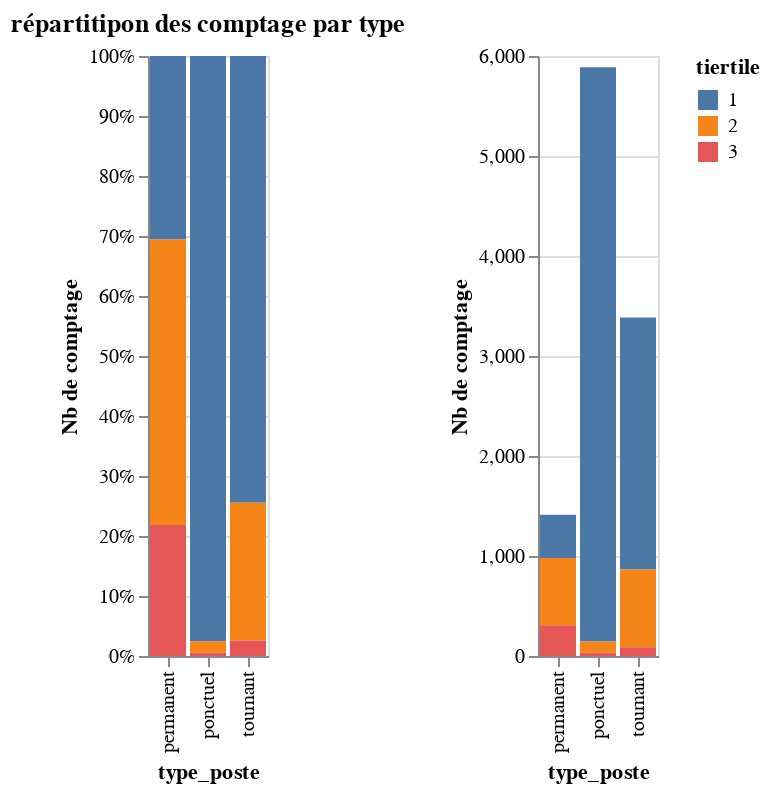

Notebook cell for this chart:
### Code cell
g3=alt.Chart(grp, title='répartitipon des comptage par type').mark_bar().encode(
    x='type_poste:N', 
    y=alt.Y('id_comptag:Q', stack='normalize', axis=alt.Axis(title='Nb de comptage')), 
    color='tiertile:N')
g4=alt.Chart(grp).mark_bar().encode(
    x='type_poste:N', 
    y=alt.Y('id_comptag:Q', axis=alt.Axis(title='Nb de comptage')), 
    color='tiertile:N')
g3 | g4

### Figure 1 — Vega-Lite specification as saved in the notebook (floating-point values rounded to 4 significant figures)
{"config": {"view": {"continuousWidth": 400, "continuousHeight": 300}}, "hconcat": [{"mark": "bar", "encoding": {"color": {"type": "nominal", "field": "tiertile"}, "x": {"type": "nominal", "field": "type_poste"}, "y": {"type": "quantitative", "axis": {"title": "Nb de comptage"}, "field": "id_comptag", "stack": "normalize"}}, "title": "répartitipon des comptage par type"}, {"mark": "bar", "encoding": {"color": {"type": "nominal", "field": "tiertile"}, "x": {"type": "nominal", "field": "type_poste"}, "y": {"type": "quantitative", "axis": {"title": "Nb de comptage"}, "field": "id_comptag"}}}], "data": {"name": "data-3f0286ef5f17c819f0452bb555a7d435"}, "$schema": "https://vega.github.io/schema/vega-lite/v4.8.1.json", "datasets": {"data-3f0286ef5f17c819f0452bb555a7d435": [{"tiertile": 1, "type_poste": "permanent", "id_comptag": 432}, {"tiertile": 1, "type_poste": "ponctuel", "id_comptag": 5743}, {"tiertile": 1, "type_poste": "tournant", "id_comptag": 2520}, {"tiertile": 2, "type_poste": "permanent", "id_comptag": 672}, {"tiertile": 2, "type_poste": "ponctuel", "id_comptag": 111}, {"tiertile": 2, "type_poste": "tournant", "id_comptag": 776}, {"tiertile": 3, "type_poste": "permanent", "id_comptag": 308}, {"tiertile": 3, "type_poste": "ponctuel", "id_comptag": 33}, {"tiertile": 3, "type_poste": "tournant", "id_comptag": 88}]}}
